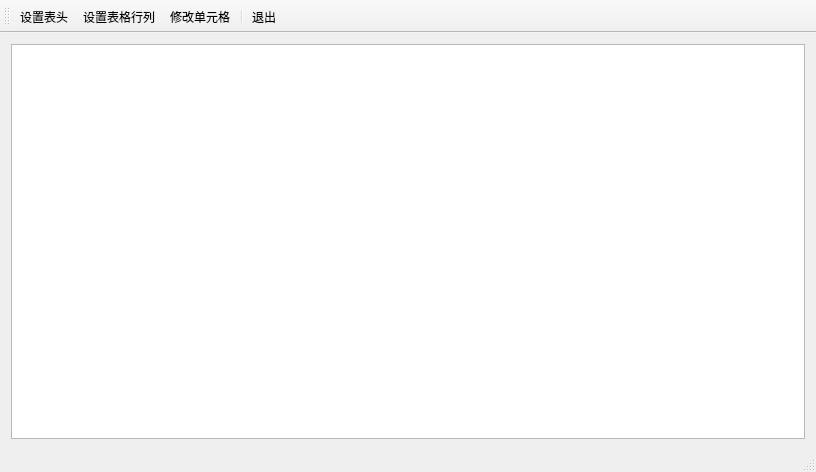
<?xml version="1.0" encoding="UTF-8"?>
<ui version="4.0">
 <class>ExCustomMainWin</class>
 <widget class="QMainWindow" name="ExCustomMainWin">
  <property name="geometry">
   <rect>
    <x>0</x>
    <y>0</y>
    <width>816</width>
    <height>472</height>
   </rect>
  </property>
  <property name="windowTitle">
   <string>ExCustomMainWin</string>
  </property>
  <widget class="QWidget" name="centralWidget">
   <layout class="QHBoxLayout" name="horizontalLayout">
    <item>
     <widget class="QTableView" name="tableView"/>
    </item>
   </layout>
  </widget>
  <widget class="QMenuBar" name="menuBar">
   <property name="geometry">
    <rect>
     <x>0</x>
     <y>0</y>
     <width>816</width>
     <height>23</height>
    </rect>
   </property>
  </widget>
  <widget class="QToolBar" name="mainToolBar">
   <property name="toolButtonStyle">
    <enum>Qt::ToolButtonTextBesideIcon</enum>
   </property>
   <attribute name="toolBarArea">
    <enum>TopToolBarArea</enum>
   </attribute>
   <attribute name="toolBarBreak">
    <bool>false</bool>
   </attribute>
   <addaction name="actSetHeader"/>
   <addaction name="actSetSize"/>
   <addaction name="actLocate"/>
   <addaction name="separator"/>
   <addaction name="actQuit"/>
  </widget>
  <widget class="QStatusBar" name="statusBar"/>
  <action name="actSetHeader">
   <property name="icon">
    <iconset resource="resources.qrc">
     <normaloff>:/images/Image002.png</normaloff>:/images/Image002.png</iconset>
   </property>
   <property name="text">
    <string>设置表头</string>
   </property>
   <property name="toolTip">
    <string>设置表头列表</string>
   </property>
  </action>
  <action name="actSetSize">
   <property name="icon">
    <iconset resource="resources.qrc">
     <normaloff>:/images/Image001.png</normaloff>:/images/Image001.png</iconset>
   </property>
   <property name="text">
    <string>设置表格行列</string>
   </property>
   <property name="toolTip">
    <string>设置表格行列数</string>
   </property>
  </action>
  <action name="actLocate">
   <property name="icon">
    <iconset resource="resources.qrc">
     <normaloff>:/images/Image004.jpg</normaloff>:/images/Image004.jpg</iconset>
   </property>
   <property name="text">
    <string>修改单元格</string>
   </property>
   <property name="toolTip">
    <string>修改某一单元格</string>
   </property>
  </action>
  <action name="actQuit">
   <property name="icon">
    <iconset resource="resources.qrc">
     <normaloff>:/images/Image003.png</normaloff>:/images/Image003.png</iconset>
   </property>
   <property name="text">
    <string>退出</string>
   </property>
   <property name="toolTip">
    <string>退出程序</string>
   </property>
  </action>
 </widget>
 <layoutdefault spacing="6" margin="11"/>
 <resources>
  <include location="resources.qrc"/>
 </resources>
 <connections>
  <connection>
   <sender>actQuit</sender>
   <signal>triggered()</signal>
   <receiver>ExCustomMainWin</receiver>
   <slot>close()</slot>
   <hints>
    <hint type="sourcelabel">
     <x>-1</x>
     <y>-1</y>
    </hint>
    <hint type="destinationlabel">
     <x>407</x>
     <y>235</y>
    </hint>
   </hints>
  </connection>
 </connections>
</ui>
